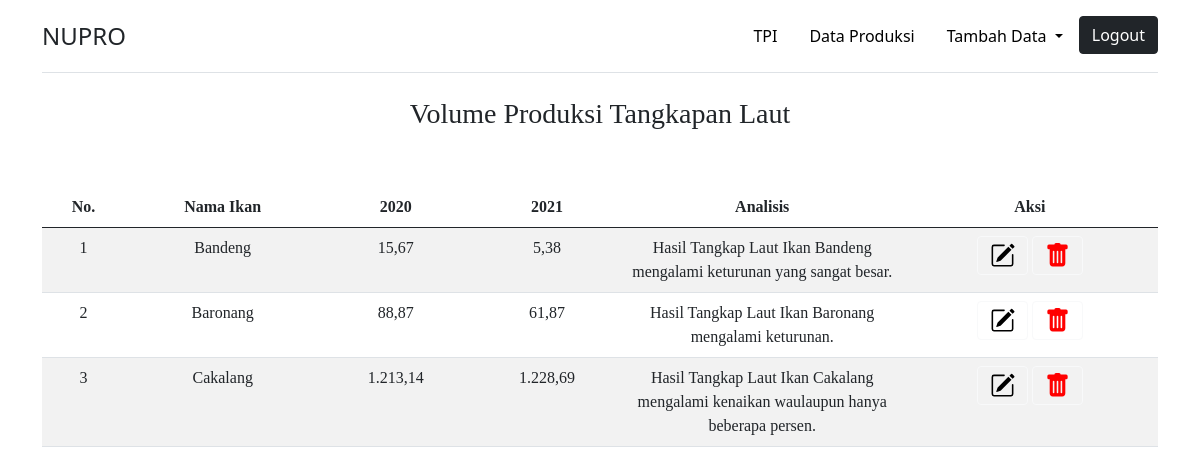
Page /produksi/ (signed in) on the committed database.
### perikanan_app/models.py (models this page shows, shortened)
class Produksi(models.Model):
     nama_ikan  = models.CharField(max_length=75)
     tahun1  = models.CharField(max_length=75)
     tahun2  = models.CharField(max_length=75)
     analisis  = models.CharField(max_length=550)

### perikanan_app/views.py (the view)
# urls.py: path("produksi/", produksi),
@login_required(login_url='login')
def produksi(request):
      jumlah = Produksi.objects.all()
      tpi = {
          "Judul"   : "Biota",
          'jumlah' : jumlah,
      }
      return render(request, "produksi.html", tpi)

### perikanan_app/templates/produksi.html (shortened to what this page needs)
{% extends "base.html" %}
{% load static %}
{% block content %}
<h3 style="font-family: Tahoma; text-align: center;">Volume Produksi Tangkapan Laut</h3>
<br>
<div class="container">
  <div id="Produksi"></div><br>
  <table class="table table-striped nomor" style="font-family: Tahoma;">
    <thead>
      <tr style="text-align: center;">
        <th>No.</th>
        <th>Nama Ikan</th>
        <th>2020</th>
        <th>2021</th>
        <th class="col-3">Analisis</th>
        <th>Aksi</th>
      </tr>
    </thead>
    <tbody style="text-align: center;">
      <tr>
        {% for Produksi in jumlah %}
        <td></td>
        <td>{{ Produksi.nama_ikan }}</td>
        <td>{{ Produksi.tahun1 }}</td>
        <td>{{ Produksi.tahun2 }}</td>
        <td>{{ Produksi.analisis }}</td>
        <td>
          <button type="button" class="btn btn-outline-light"><a style="color: black;" href="{% url 'editproduksi' Produksi.pk %}">
          </button></a>
          <button type="button" class="btn btn-outline-light"><a style="color: red;" href="#" role="button" onclick="hapusbuku('{{ Produksi.pk }}', '{{ Produksi.nama_ikan }}')">
          </button></a>
        </td>
      </tr>
      {% endfor %}
    </tbody>
  </table>
</div>
<br>
{% endblock %}

### templates/base.html (style rules this page uses)
.nomor { counter-reset: serial-number; }
.nomor td:first-child:before { counter-increment: serial-number; content: counter(serial-number); }
html, body { height: 75%; margin: 0; }

### rows in the picture
Produksi: nama_ikan "Bandeng", tahun1 "15,67", tahun2 "5,38", analisis "Hasil Tangkap Laut Ikan Bandeng mengalami keturunan yang sangat besar."
Produksi: nama_ikan "Baronang", tahun1 "88,87", tahun2 "61,87", analisis "Hasil Tangkap Laut Ikan Baronang mengalami keturunan."
Produksi: nama_ikan "Cakalang", tahun1 "1.213,14", tahun2 "1.228,69", analisis "Hasil Tangkap Laut Ikan Cakalang mengalami kenaikan waulaupun hanya beberapa persen."
